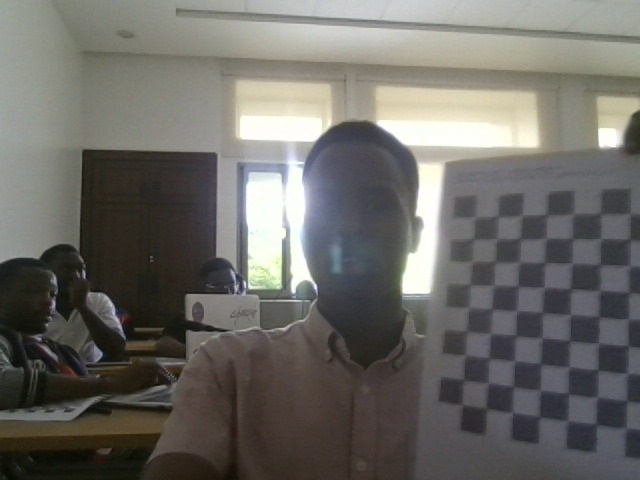
#> input picture ACV_Lab_1/calib_images/img_00.jpg, 640 x 480 px; its folder holds 4 pictures in this run
$ python calibrate.py
#> lines starting #> are read from the running program, lines starting #| are printed output that depends on the picture
import numpy as np
import cv2
import glob
import yaml
import os

"""
After capturing images of a chessboard pattern, this script calibrates the camera
and saves the calibration parameters to a YAML file.
"""

# Chessboard settings
CHESSBOARD_SIZE = (9, 7)  # number of inner corners per chessboard row and column
SQUARE_SIZE = 16.5  # square size of each square in millimeters (mm)
IMAGE_DIR = "calib_images" # this is the directory where the calibration images are stored
OUTPUT_FILE = "calibration.yaml" # Output calibration file

# Print configuration info
print("=" * 50)
print("CAMERA CALIBRATION - Compute Parameters")
print("=" * 50)
print(f"\nConfiguration:")
print(f"  - Image directory: {IMAGE_DIR}")
print(f"  - Chessboard size: {CHESSBOARD_SIZE[0]}x{CHESSBOARD_SIZE[1]} inner corners")
print(f"  - Square size: {SQUARE_SIZE} mm")
print(f"  - Output file: {OUTPUT_FILE}")
print("=" * 50)

# Check if image directory exists
if not os.path.exists(IMAGE_DIR):
    print(f"\n✗ ERROR: Directory '{IMAGE_DIR}' not found.")
    print("  Please run the image capture script first.")
    exit(1)

# Prepare object points based on the chessboard size and square size
# objp will hold the 3D coordinates of the chessboard corners in the world space
objp = np.zeros((CHESSBOARD_SIZE[0]*CHESSBOARD_SIZE[1], 3), np.float32)

# Generate the grid points in the chessboard pattern
# objp[:, :2] will hold the x, y coordinates of the corners
objp[:, :2] = np.mgrid[0:CHESSBOARD_SIZE[0], 0:CHESSBOARD_SIZE[1]].T.reshape(-1, 2)

# Scale the points by the size of each square
objp *= SQUARE_SIZE

# Arrays to store points
objpoints = []  # 3D points
imgpoints = []  # 2D points

# Load images from the specified directory
images = glob.glob(f"{IMAGE_DIR}/*.jpg")

if len(images) == 0:
    print(f"\n✗ ERROR: No .jpg images found in '{IMAGE_DIR}'.")
    print("  Please capture calibration images first.")
    exit(1)

print(f"\nFound {len(images)} images. Processing...")
print("-" * 50)

successful = 0
failed = 0
gray = None

for fname in images:
    img = cv2.imread(fname)
#> img is the input picture: shape (480, 640, 3); mean B, G, R 102.1, 106.7, 108.4
    if img is None:
        print(f"  ✗ {os.path.basename(fname)}: Could not read image")
        failed += 1
        continue

    gray = cv2.cvtColor(img, cv2.COLOR_BGR2GRAY)
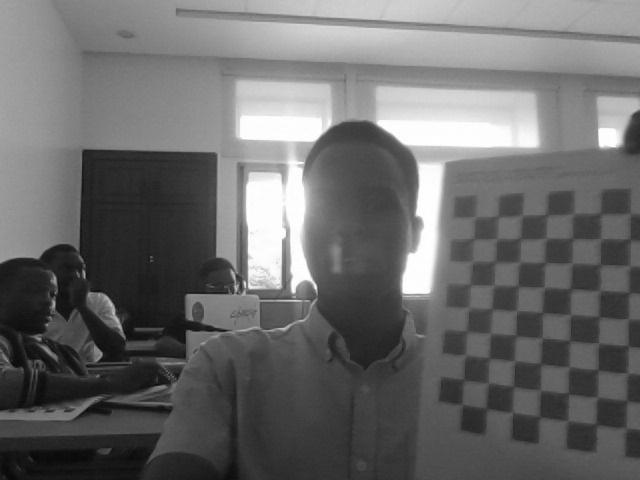
#> gray: shape (480, 640); min 2, max 255, mean 106.7

    # Find the chessboard corners
    found, corners = cv2.findChessboardCorners(gray, CHESSBOARD_SIZE, None)
#> found = True; corners = 63 rows, first 8: [463.3, 404.5], [464, 378.8], [466.9, 355.5], [466.5, 331], [473, 310], [472, 282], [476, 263], [475.1, 239]

    # If corners are found, continue
    if found:
        objpoints.append(objp)
        # Refine the corner locations
        corners2 = cv2.cornerSubPix(
            gray, corners, (11, 11), (-1, -1),
            (cv2.TERM_CRITERIA_EPS + cv2.TERM_CRITERIA_MAX_ITER, 30, 0.001)
        )
#> corners2 = 63 rows, first 8: [462.1, 404.5], [463.5, 379.8], [465.7, 355], [466.7, 331.3], [468.6, 307.8], [470.1, 284.5], [472.3, 261.7], [473.4, 238.5]
        # Append the refined corners to imgpoints list
        imgpoints.append(corners2)
        print(f"  ✓ {os.path.basename(fname)}: Chessboard detected")
        successful += 1
    else:
        print(f"  ✗ {os.path.basename(fname)}: Chessboard NOT detected")
        failed += 1
#> pass 2 of the loop `for fname in images:`:
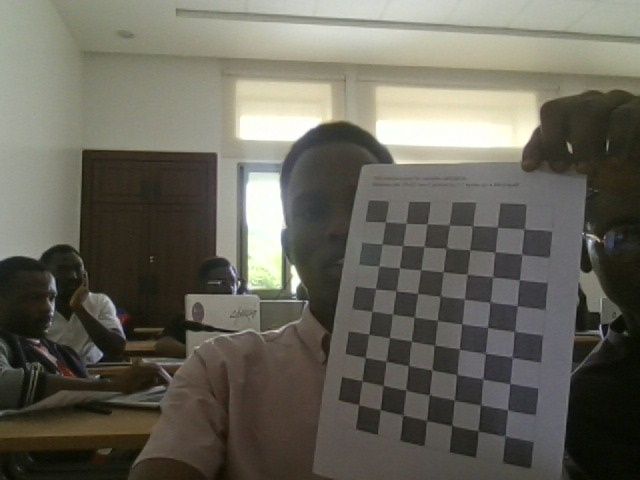
#> input picture ACV_Lab_1/calib_images/img_01.jpg, 640 x 480 px
#> img is the input picture: shape (480, 640, 3); mean B, G, R 90.8, 101.2, 103.6
#> `gray = cv2.cvtColor(img, cv2.COLOR_BGR2GRAY)`:
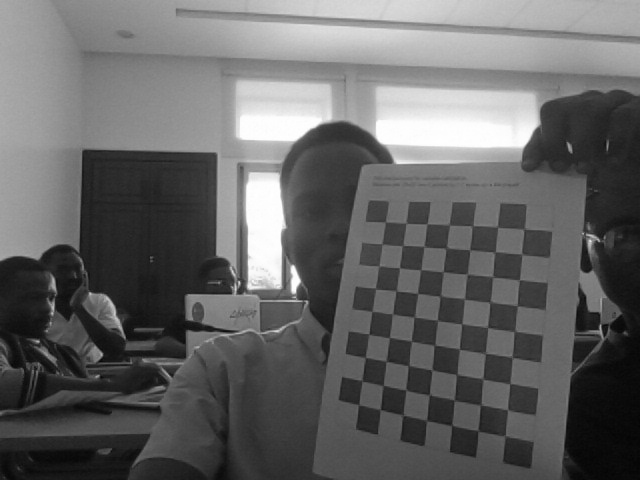
#> gray: shape (480, 640); min 3, max 255, mean 100.8
#> corners = 63 rows, first 8: [523.4, 229.3], [522.1, 253.4], [519.2, 280], [517.3, 306.1], [514.1, 331.5], [512.1, 357.5], [509.8, 383.9], [507.6, 409.5]
#> corners2 = 63 rows, first 8: [524.2, 229.1], [521.7, 254.3], [519.3, 279.9], [517.2, 305.6], [514.5, 331.3], [512.1, 357.2], [509.8, 383.5], [507.5, 409.7]
#> pass 3 of the loop `for fname in images:`:
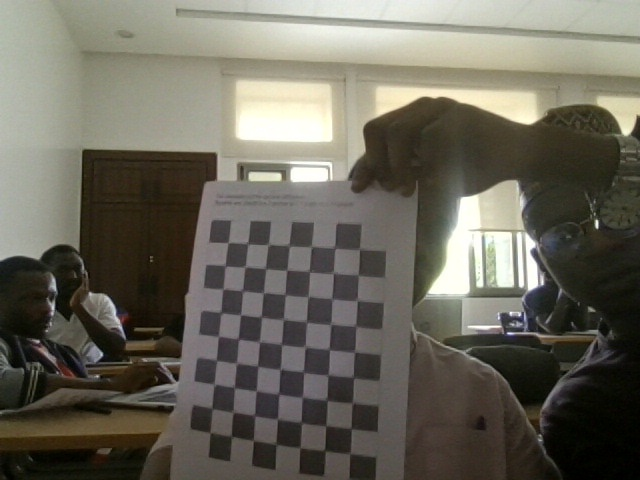
#> input picture ACV_Lab_1/calib_images/img_02.jpg, 640 x 480 px
#> img is the input picture: shape (480, 640, 3); mean B, G, R 91.9, 103.2, 106.5
#> `gray = cv2.cvtColor(img, cv2.COLOR_BGR2GRAY)`:
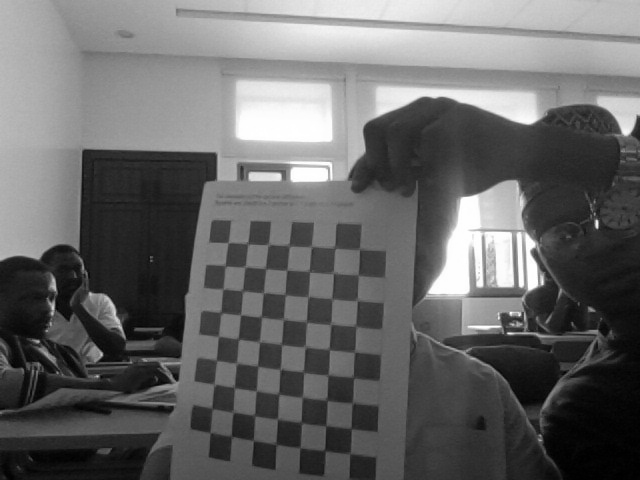
#> gray: shape (480, 640); min 0, max 255, mean 102.9
#> corners = 63 rows, first 8: [359.5, 250.3], [358.4, 274.8], [357.4, 301.3], [355.5, 326.5], [355.1, 352.7], [354.2, 378], [353.7, 403.3], [351.2, 428.4]
#> corners2 = 63 rows, first 8: [359.4, 249.3], [358.3, 274.9], [357.3, 300.5], [355.6, 326], [354.6, 352.1], [353.3, 377.3], [352.5, 402.7], [351.1, 428.5]
#> the loop made 4 passes; the first 3 are shown

print("-" * 50)
print(f"Results: {successful} successful, {failed} failed")

# Check if we have enough images for calibration
if successful < 3:
    print(f"\n✗ ERROR: Not enough valid images for calibration.")
    print(f"  Need at least 3 images with detected chessboard, got {successful}.")
    print("  Tips: Ensure good lighting, hold pattern steady, check CHESSBOARD_SIZE.")
    exit(1)

print(f"\nRunning camera calibration with {successful} images...")

# Calibrate the camera using the collected object points and image points
try:
    ret, mtx, dist, rvecs, tvecs = cv2.calibrateCamera(
        objpoints, imgpoints, gray.shape[::-1], None, None
    )
except cv2.error as e:
    print(f"\n✗ ERROR: Calibration failed - {e}")
    exit(1)

# Evaluate calibration quality
print("\n" + "=" * 50)
print("CALIBRATION RESULTS")
print("=" * 50)

print(f"\nReprojection Error: {ret:.4f} pixels")
if ret < 0.5:
    print("  ✓ Excellent calibration quality")
elif ret < 1.0:
    print("  ✓ Good calibration quality")
elif ret < 2.0:
    print("  ~ Acceptable calibration quality")
else:
    print("  ⚠ Poor calibration - consider recapturing images")

print(f"\nCamera Matrix (Intrinsic Parameters):")
print(f"  Focal length (fx): {mtx[0, 0]:.2f} px")
print(f"  Focal length (fy): {mtx[1, 1]:.2f} px")
print(f"  Principal point (cx): {mtx[0, 2]:.2f} px")
print(f"  Principal point (cy): {mtx[1, 2]:.2f} px")

print(f"\nDistortion Coefficients:")
print(f"  k1: {dist[0, 0]:.6f}")
print(f"  k2: {dist[0, 1]:.6f}")
print(f"  p1: {dist[0, 2]:.6f}")
print(f"  p2: {dist[0, 3]:.6f}")
print(f"  k3: {dist[0, 4]:.6f}")

calib_data = {
    "camera_matrix": mtx.tolist(),
    "dist_coeff": dist.tolist(),
    "reprojection_error": float(ret)
}

# Save the calibration data to a YAML file
with open(OUTPUT_FILE, "w") as f:
    yaml.dump(calib_data, f)

print("=" * 50)
print(f"✓ Calibration saved to '{OUTPUT_FILE}'")
print("=" * 50)
